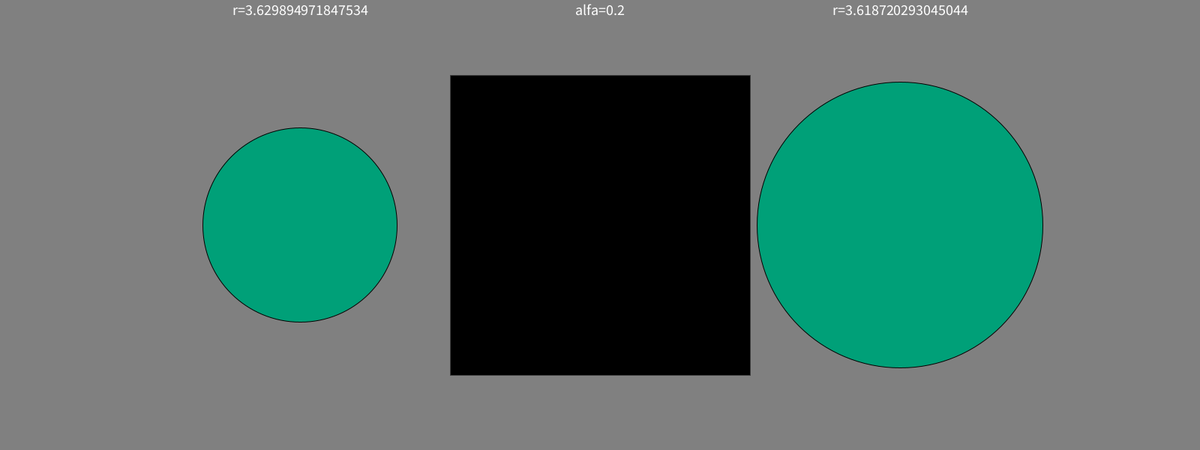
Frame 1 (no input)
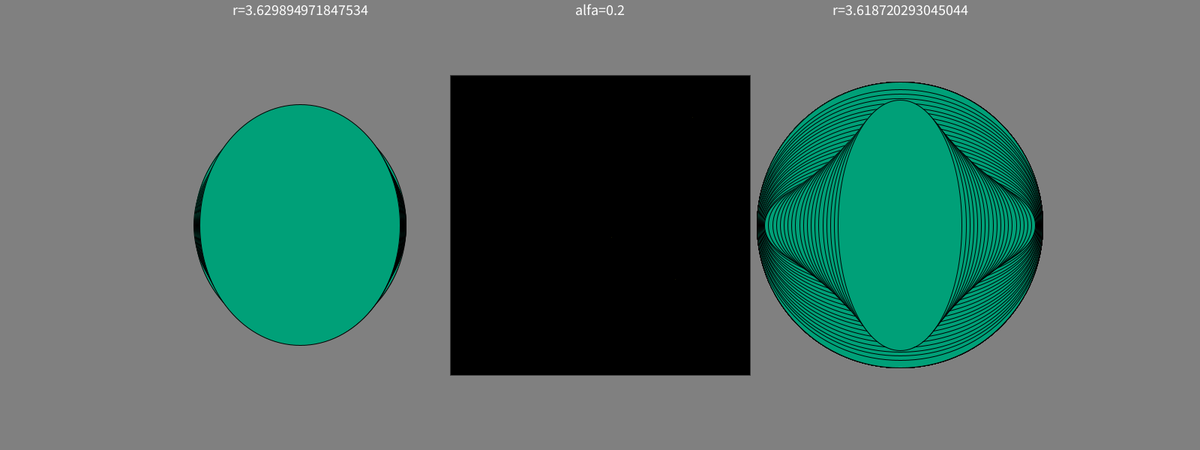
Frame 60 (the mouse pressed at the canvas centre just before this capture)
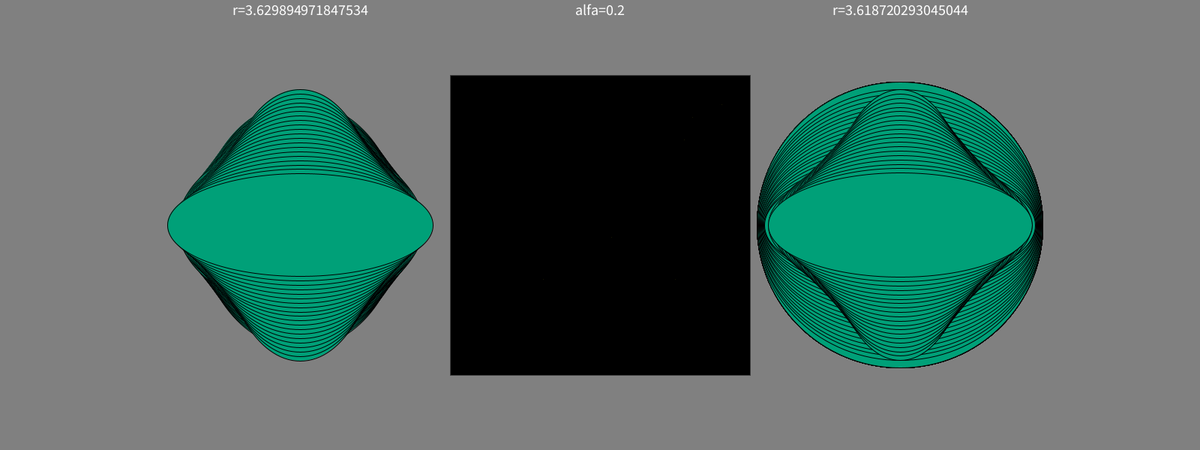
Frame 120 (the mouse held since frame 60 and released just before this capture)

The Processing sketch that drew these frames (run headless with seeded random() and noise(); from frame 60 on, the mouse is pressed at the canvas centre):

// Processing sketch: couple_sync
// ── couple_sync.pde
// Synchronizacja w parze dwu iteracji równania logistycznego 
//-///////////////////////////////////////////////////////////////////
static float DefaultAlfa=0.20000000000; //Siła symetrycznego związku

//Parametry wizualizacji
static final boolean Clean=false; //Czy czyścić poprzedni stan
static final boolean Continuous=true; //Czy morfować pośrednie stany ("oszustwo" dla tego modelu!)
static final int  VISUAL=20; //Co ile klatek liczymy nowy stan?

class singiel
{
  double x1,x2;
  double r;
  double alfa;
  float getX1(){ return (float)x1;}
  float getX2(){ return (float)x2;}  
  
  singiel(float iX,float iR,float iAlfa)
  {
    x1=x2=iX;r=iR;alfa=iAlfa;
  }
  void next() //Bez pary
  {
    x1=x2;
    x2=x1*r*(1-x1);
  }
}

  void next4couple(singiel F,singiel S)
  {
    F.x2=F.x2*(1-F.alfa)+S.x2*F.alfa;
    S.x2=S.x2*(1-S.alfa)+F.x2*S.alfa;
    F.next();
    S.next();
  }

singiel First,Second;

int radius=400;
int pos=radius;
int viscounter=0;
int stecounter=0;
int vert=300;

float xFo,xSo; //Przed poprzednie stany - do wizualizacji "continous"

void setup()
{
  First=new singiel(random(1000)/1000.0,3.5+random(500)/1000.0,DefaultAlfa);
  Second=new singiel(random(1000)/1000.0,3.5+random(500)/1000.0,DefaultAlfa);
  xFo=First.getX1();
  xSo=Second.getX1();
  
  frameRate(250);
  //noSmooth();
  background(128);
  size(1600,600);
   
  ellipseMode(CENTER); 
  textSize(20);
  textAlign(CENTER);
  text("r="+First.r,pos,20);
  text("r="+Second.r,pos*3,20);
  text("alfa="+DefaultAlfa,pos*2,20);
  println(First.x1+" "+First.r+" "+First.alfa);
  println(Second.x1+" "+Second.r+" "+Second.alfa);
  
  fill(0);stroke(64);
  rect(pos*1.5,vert-radius/2,pos,pos);
  rectMode(CENTER); 
}

void draw()
{
  stroke(0);
  
  if(Clean)
  {
     fill(128);
     noStroke();
     rect(pos  ,vert,radius+3,radius+3);
     rect(pos*3,vert,radius+3,radius+3);
  }
  
  if(Continuous)
  {
    //noStroke();
    fill(0,160,120); //,256/VISUAL);
    float pp=(float)viscounter/VISUAL; //Który etap morfingu (0..1)
    
    float af=pp*(First.getX1()-xFo); //Os A
    float bf=pp*(First.getX2()-First.getX1()); //Os B pierwszego
    ellipse(pos  ,vert,round((xFo+af)*radius),round((First.getX1()+bf)*radius) ); //println("pp:"+pp+" A:"+round((xFo+af)*radius)+" B:"+round((First.getX1()+bf)*radius)+" af:"+af+" bf:"+bf);
    
    af=pp*(Second.getX1()-xSo); //Os A
    bf=pp*(Second.getX2()-Second.getX1()); //Os B drugiego
    ellipse(pos*3,vert,round((xSo+af)*radius),round((Second.getX1()+bf)*radius) );
  }
  else
  {
   if(stecounter%2==0) fill(0,150+viscounter*5,100+viscounter*10);
                  else fill(0,100+viscounter*10,150+viscounter*5);
   ellipse(pos  ,vert,round(First.getX1()*radius),round(First.getX2()*radius));
   ellipse(pos*3,vert,round(Second.getX1()*radius),round(Second.getX2()*radius));
  }
  
  if(++viscounter==VISUAL)
  { 
   xFo=First.getX1(); //Stany przed-poprzednie ...
   xSo=Second.getX1(); //... do wizualizacji ciągłej
   
   next4couple(First,Second); //TYLKO CO "VISUAL" RAMEK JEST SYMULACJA CZYLI ZMIANA STANU
   
   //println("x:"+xFo+" "+First.getX1()+" "+First.getX2());
   stroke(30+stecounter,30+stecounter/2,stecounter/4);
   point(pos*1.5+pos*First.getX2(),vert+radius/2-pos*Second.getX2());
   
   viscounter=0;
   stecounter++;
   println(frameRate);
  }
  
}
